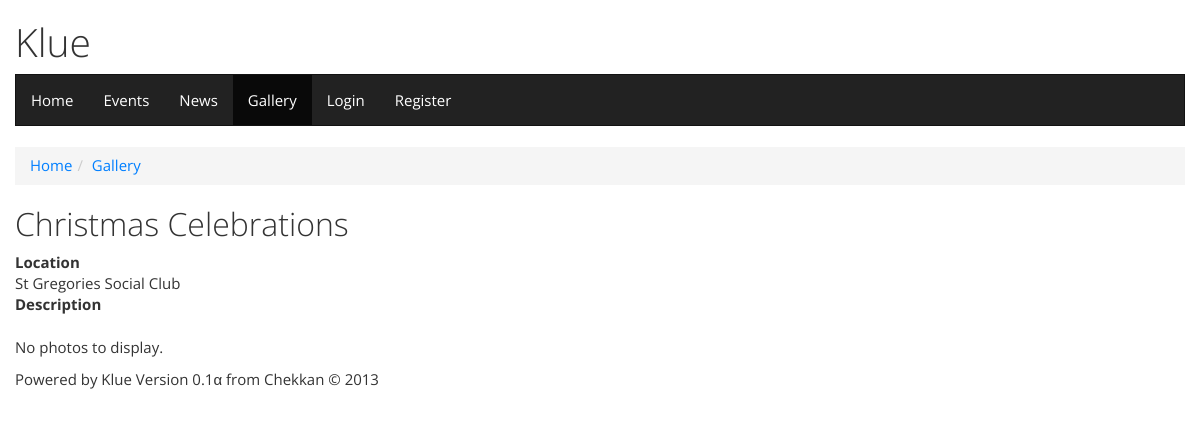
The page /albums.php?id=3 on the database its author committed.
### tables this page shows
CREATE TABLE IF NOT EXISTS `settings` (
  `id` int(1) NOT NULL AUTO_INCREMENT,
  `site_name` varchar(255) NOT NULL,
  `site_description` text,
  PRIMARY KEY (`id`)
);

CREATE TABLE IF NOT EXISTS `albums` (
  `id` int(5) NOT NULL AUTO_INCREMENT,
  `title` varchar(40) NOT NULL,
  `location` varchar(40) DEFAULT NULL,
  `description` text,
  `user_id` int(5) NOT NULL,
  `date_taken` date DEFAULT NULL,
  `time_created` datetime NOT NULL,
  `time_modified` datetime NOT NULL,
  PRIMARY KEY (`id`),
  KEY `user_id` (`user_id`)
);

### lib/Database.php (called while the page is built, shortened)
<?php
class MySQLDatabase {
	private $connection;
	public function open_connection()
	{
		$this->connection = mysql_connect(DB_SERVER, DB_USER, DB_PASS);
		if(!$this->connection)
		{
			die("Database connection failed: " . mysql_error());
		}
		else
		{
			$db_select = mysql_select_db(DB_NAME, $this->connection);
		}
	}
	public function query($sql)
	{
		$result = mysql_query($sql, $this->connection);
		return $result;
	}
	public function fetch_assoc($result_set)
	{
		return mysql_fetch_assoc($result_set);
	}
	public function num_rows($result_set)
	{
		return mysql_num_rows($result_set);
	}
}
$database = new MySqlDatabase();
?>

### lib/Table.php (called while the page is built, shortened)
<?php
require_once("Database.php");
class Table {
	protected static $table_name;
	private function has_attribute($attribute) {
		$object_vars = get_object_vars($this);
		return array_key_exists($attribute, $object_vars);
	}
	private static function instantiate($record) {
		$object = new static;
		foreach($record as $attribute=>$value) {
			if($object->has_attribute($attribute)) {
				$object->$attribute = $value;
			}
		}
		return $object;
	}
    public static function find_by_sql($sql="") {
		global $database;
		$result = $database->query($sql);
		$object_array = array();
		while($row = $database->fetch_assoc($result)) {
			$object_array[] = self::instantiate($row);
		}
		return $object_array;
	}
    public static function find_by_id($id=0) {
		$sql = "SELECT * FROM ".static::$table_name;
		$sql .= " WHERE id={$id} LIMIT 1;";
		$result_array = self::find_by_sql($sql);
		return !empty($result_array) ? array_shift($result_array) : false;
	}
    public static function exists($id) {
        global $database;
        $sql = "SELECT id FROM ".static::$table_name." WHERE id = {$id};";
        $result = $database->query($sql);
        return ($database->num_rows($result) == 1) ? true : false;
    }
}
?>

### lib/Settings.php (called while the page is built, shortened)
<?php
require_once("Database.php");
require_once("Table.php");
class Settings extends Table {
	protected static $table_name = "settings";
	function __construct() {
		global $database;
		$sql = "SELECT * FROM ".self::$table_name;
		$sql .= " LIMIT 1;";
		$result = $database->query($sql);
		$row = $database->fetch_assoc($result);
		$this->site_name = $row['site_name'];
	}
}
$settings = new Settings();
?>

### albums.php (the view, shortened to what this page needs)
<?php
require_once("lib/Page.php");
if(isset($_GET['id'])) {
	$album_id = $_GET['id'];
	if(!Album::exists($album_id)) {
		$page = new Page();
		$page->end("Album does not exist.");
	}
	else {
		$album = Album::find_by_id($album_id);
		$page = new Page();
		$page->title = $album->title." &lt; Gallery";
		echo $page->header("Gallery");
		echo $page->breadcrumb(array("Home"=>"index.php", "Gallery"=>"albums.php"));
		echo "<h2>{$album->title}</h2>";
		echo "<dl><dt>Location</dt>
				<dd>{$album->location}</dd>
				<dt>Description</dt>
				<dd>{$album->description}</dd>
			</dl>";
		$photos = Photograph::find_by_album($album->id);
		if(empty($photos)) {
			echo "<p>No photos to display.</p>";
		}
		else {
			echo "<ul id=\"showcase\">";
			foreach($photos as $photo) {
				echo "<li><a href='photos.php?id={$photo->id}'><img src=\"{$photo->image_path()}\" width=\"150\" /></a></li>";
			}
			echo "</ul>";
		}
		echo $page->footer();
	}
}
?>

### lib/Page.php (shortened to what this page needs)
<?php
require_once("Settings.php");
class Page {
	public $title;
	public $heading;
	function __construct() {
		global $settings;
		$this->heading = $settings->site_name;
	}
	public function header($currentItem) {
		global $settings;
		if(empty($this->title)) {
			$this->title = $settings->site_name;
		}
		else {
			$this->title .= " &lt; ".$settings->site_name;
		}
		$return = "<!DOCTYPE html>
			<html>
			<head>
			<title>{$this->title}</title>
			<link rel=\"stylesheet\" href=\"styles/bootstrap.css\" type=\"text/css\" media=\"screen\" title=\"Bootstrap\" charset=\"utf-8\" />
			<link rel=\"stylesheet\" href=\"styles/master.css\" type=\"text/css\" media=\"screen\" title=\"Master StyleSheet\" charset=\"utf-8\" />";
		$return .= "<script src=\"http://html5demos.com/h5utils.js\"></script>";
		$return .= "
			</head>
			<body>
				<div class=\"container\">
					<div class=\"row\">
						<header>
							<h1>{$this->heading}</h1>
						</header>";
		$return .= $this->nav_bar($currentItem);
		return $return;
	}
	public function footer() {
		$return = "<footer>
				<p>Powered by Klue Version 0.1&alpha; from Chekkan &copy; 2013</p>
			</footer>
			</div>
			</div>
		</body>
		</html>";
		return $return;
	}
	public function nav_bar($currentItem) {
		$navItems = array(
			"Home" => "index.php",
			"Events" => "events.php",
			"News" => "news.php",
			"Gallery" => "albums.php");
		if (isset($_SESSION['logged_in'])) {
			$navItems["Messages"] = "messages.php";
			$navItems["Profile"] = "profiles.php?id={$_SESSION['user_id']}";
			if ($_SESSION['user_level_id'] == 1) {
				$navItems["Administration"] = "admin/";
			}
			$navItems["Logout"] = "logout.php";
		} else {
			$navItems["Login"] = "login.php";
			$navItems["Register"] = "register.php";
		}
		$return = "<nav class=\"navbar navbar-default\" role=\"navigation\">
					<ul class=\"nav navbar-nav\">";
		foreach ($navItems as $title => $url)
		{
			$return .= "<li";
			if ($title == $currentItem) {
				$return .= " class=\"active\"";
			}
			$return .= "><a href=\"{$url}\">{$title}</a></li>";
		}
		$return .= "</ul></nav>";
		return $return;
	}
	public function breadcrumb($path) {
		$return = "<ol class=\"breadcrumb\">";
		foreach($path as $key => $value)
		{
			$return .= "<li><a href=\"{$value}\">{$key}</a></li>";
		}
		$return .= "</li></ol>";
		return $return;
	}
}
?>

### styles/master.css (style rules this page uses)
* { padding: 0; margin: 0; }
body { width: 820px; font-family: "Lucida Grande", Lucida, Verdana, sans-serif; margin-right: auto; margin-left: auto; }
header { background-color: #d3e1f1; text-align: center; padding: 1em; }
h2 { padding: 0.5em 0; }
footer { clear: both; font-size: 0.8em; color: #909090; text-align: center; border-top: 1px solid #909090; margin-top: 3em; padding: 0.4em 0; }

### rows shown on the page
settings: site_name "Klue"
albums: title "Christmas Celebrations", location "St Gregories Social Club"

### other values the page prints
$title "Home"
$title "Events"
$title "News"
$title "Gallery"
$title "Login"
$title "Register"
$key "Home"
$key "Gallery"
